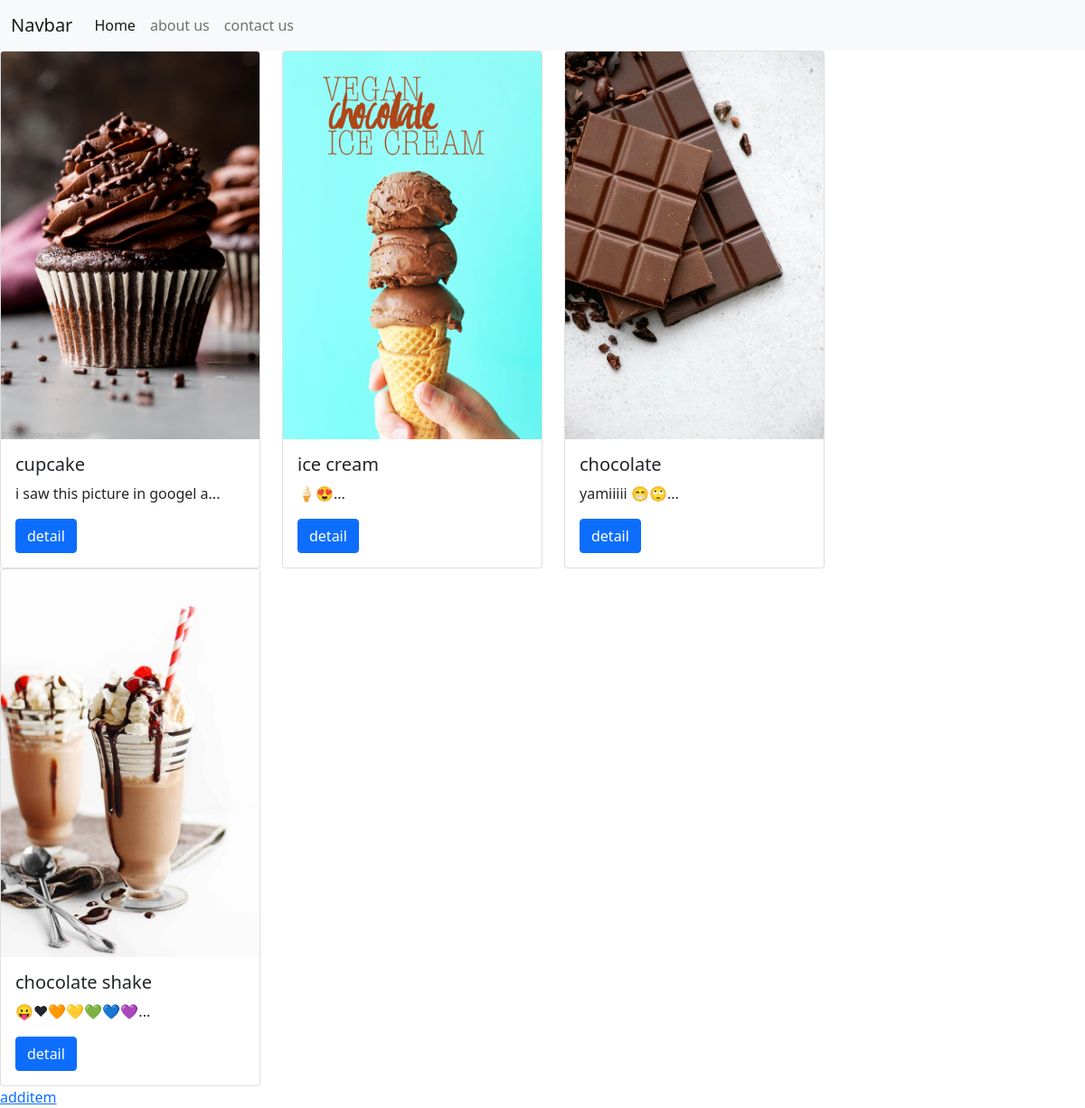
Page /testapp/ on the committed database.
### testapp/models.py (models this page shows, shortened)
class Blog(models.Model):
    title = models.CharField(max_length=200)
    content = models.TextField()
    date = models.DateField(auto_now_add=True , null=True , blank=True)
    author = models.ForeignKey(User , on_delete = models.CASCADE , null=True , blank=True)
    image = models.ImageField(upload_to = '%Y/%m/%d' ,null=True , blank=True )
    likes = models.ManyToManyField(User , related_name='BlogLikes' , blank=True)
    def getsnippet(self):
        return self.content[0:30] + '...'

### testapp/views.py (the view)
# urls.py: path('', BlogView.as_view() , name = 'home'),
class BlogView(generic.ListView):
    template_name = 'testapp/Home.html'
    context_object_name = 'blogpost'
    def get_queryset(self):
        return Blog.objects.all()

### testapp/templates/testapp/Home.html (shortened to what this page needs)
{% extends 'base.html' %}
{% block content %}
    <div class="row row-cols-auto">
            {% for post in blogpost  %}
            <div class="col">
            <div class="card" style="width: 18rem;">
                <img src="{{post.image.url}}" class="card-img-top" alt="..." style="justify-content: center;">
                <div class="card-body">
                  <h5 class="card-title">{{post.title}}</h5>
                  <p class="card-text">{{post.getsnippet}}</p>
                  <a href="{% url 'detail' post.id %}" class="btn btn-primary">detail</a>
                </div>
              </div>
            </div>
            {% endfor %}
    </div>
<a href="additem">additem</a>
{% endblock content %}
    {% load static %}

### testapp/templates/base.html (shortened to what this page needs)
<!DOCTYPE html>
<html lang="en">
<head>
    {% load static %}
    <link href="https://cdn.jsdelivr.net/npm/bootstrap@5.1.3/dist/css/bootstrap.min.css" rel="stylesheet">
    <link rel="stylesheet" href="{% static 'testapp/style.css' %}">
</head>
<body>
    <nav class="navbar navbar-expand-lg navbar-light bg-light">
        <div class="container-fluid">
          <a class="navbar-brand" href="#">Navbar</a>
          <div class="collapse navbar-collapse" id="navbarNavDropdown">
            <ul class="navbar-nav">
              <li class="nav-item">
                <a class="nav-link active" aria-current="page" href="{% url 'home' %}">Home</a>
              </li>
              <li class="nav-item">
                <a class="nav-link" href="#">about us</a>
              </li>
              <li class="nav-item">
                <a class="nav-link" href="#">contact us</a>
              </li>
            </ul>
          </div>
        </div>
      </nav>
    {% block content %}{% endblock content %}
</body>
</html>

### rows in the picture
Blog: image (picture), title "cupcake", getsnippet "i saw this picture in googel a..."
Blog: image (picture), title "ice cream", getsnippet "🍦😍..."
Blog: image (picture), title "chocolate", getsnippet "yamiiiii 😁🙄..."
Blog: image (picture), title "chocolate shake", getsnippet "😛❤🧡💛💚💙💜..."
